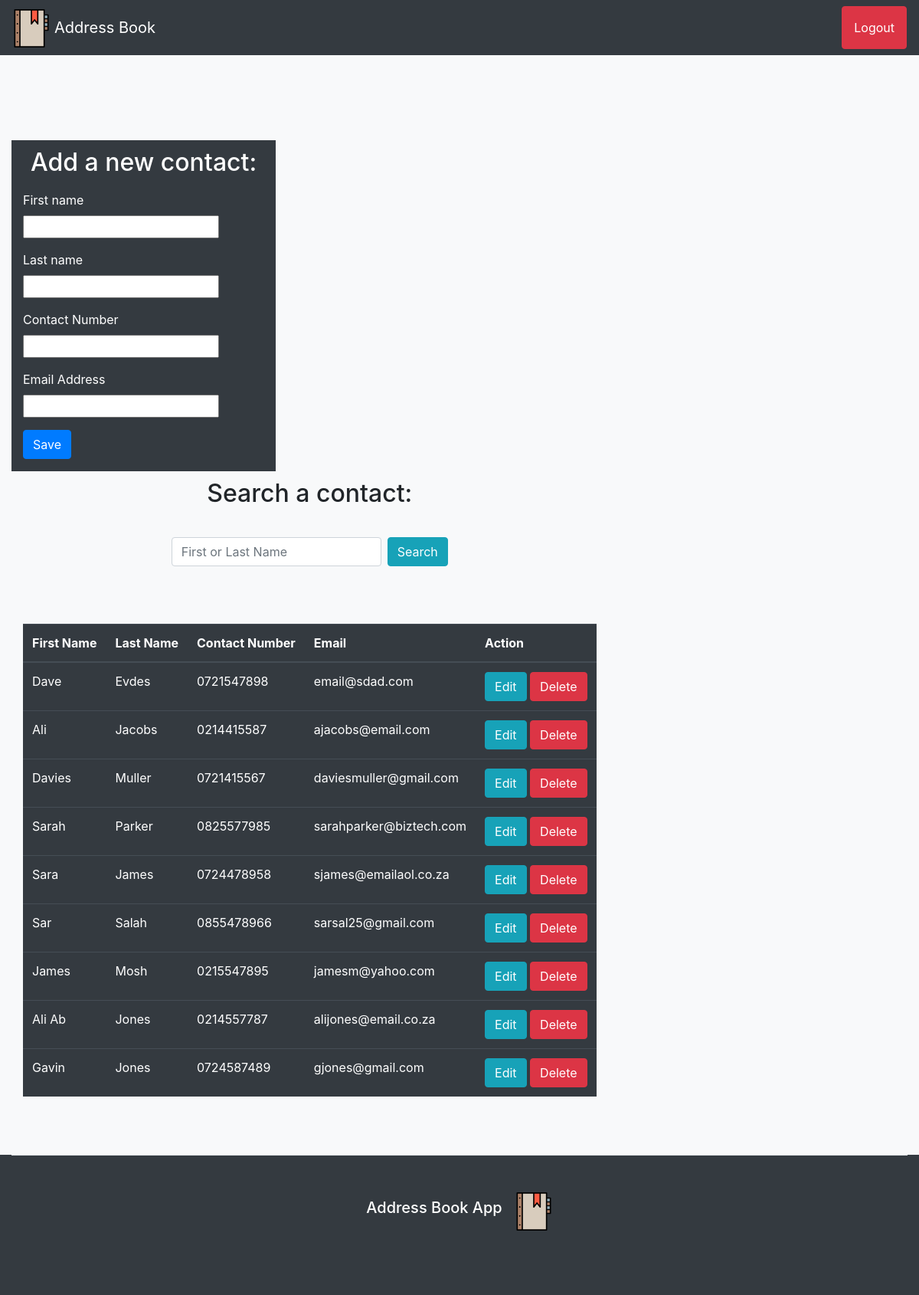
Screenshot of /addressBook.php (signed in) with the database file from the repository.
### tables this page shows
CREATE TABLE `contact` (
  `contact_id` int(11) NOT NULL AUTO_INCREMENT,
  `fname` varchar(100) DEFAULT NULL,
  `lname` varchar(100) DEFAULT NULL,
  `cnumber` varchar(100) DEFAULT NULL,
  `email` varchar(100) DEFAULT NULL,
  PRIMARY KEY (`contact_id`)
);

### process.php (called while the page is built, shortened)
<?php
$update = false;
$fname = "";
$lname = "";
$cnumber = "";
$email = "";
?>

### addressBook.php (the view, shortened to what this page needs)
<?php
include('process.php');
?>
<!DOCTYPE html>
<html lang="en">
<head>
    <link rel="stylesheet" href="https://stackpath.bootstrapcdn.com/bootstrap/4.3.1/css/bootstrap.min.css">
    <link rel="stylesheet" href="style.css">
</head>
<body class="bg-light">
<nav class="navbar navbar-expand-sm navbar-dark bg-dark">
<img class="mb-4" id="logo" src="assests\addressBook.svg" alt="" width="50" height="50">
  <a class="navbar-brand" id="logotxt" href="addressBook.php">Address Book</a>
<div class="navbar-collapse" id="navbarSupportedContent">
    <a href="logout.php" id="logoutbtn" class="btn d-flex justify-content-end btn-danger my-2 my-sm-0" role="button" aria-pressed="true">Logout</a>
</div>
</nav>
<div class="container">
        <div class="row marg">
          <div class="row formpadding">
        <div class="col-sm bg-dark">
          <h2 id="add">Add a new contact:</h2>
            <form action="process.php" method="post">
                <div class="form-group">
                <label>First name</label><br>
                <input type="text" name="fname" value="<?php echo $fname; ?>"></div>
                <div class="form-group">
                <label>Last name</label><br>
                <input type="text" name="lname" value="<?php echo $lname; ?>"></div>
                <div class="form-group">
                <label>Contact Number</label><br>
                <input type="number" name="cnumber" value="<?php echo $cnumber; ?>"></div>
                <div class="form-group">
                <label>Email Address</label><br>
                <input type="text" name="email" value="<?php echo $email; ?>"></div>
                <div class="form-group">
                <?php
                if ($update == true):
                ?>
                    <button type="submit" class=" btn btn-warning" name="update">Update</button>
                <?php else: ?>
                <button type="submit" class=" btn btn-primary" name="save">Save</button>
                <?php endif; ?>
                </div>
                </div>
            </div>
            <div class="row">
<div class="col-sm margright">
<h2 id="search">Search a contact:</h2>
<form action="addressBook.php" method="get" class="form-inline my-2 my-lg-0 d-flex justify-content-center">
      <input class="form-control mr-sm-2" type="text" name="search" placeholder="First or Last Name" aria-label="Search">
      <button class="btn btn-info my-2 my-sm-0" type="submit">Search</button>
    </form>
<?php
include('search.php');
?>
<?php    $result = $mysqli->query("SELECT * FROM contact") or die($mysqli->error);
        ?>
        <table class="table table-hover table-dark formmarg">
            <thead>
            <tr>
                <th>First Name</th>
                <th>Last Name</th>
                <th>Contact Number</th>
                <th>Email</th>
                <th colspan="2">Action</th>
            </tr>
            </thead>
        <?php
            while ($row = $result->fetch_assoc()): ?>
            <tr>
                <td><?php echo $row['fname']; ?></td>
                <td><?php echo $row['lname']; ?></td>
                <td><?php echo $row['cnumber']; ?></td>
                <td><?php echo $row['email']; ?></td>
                <td>
                    <a href="addressBook.php?edit=<?php echo $row['contact_id']; ?>"
                    class="btn btn-info">Edit</a>
                    <a href="process.php?delete=<?php echo $row['contact_id']; ?>"
                    class="btn btn-danger">Delete</a>
                </td>
            </tr>
            <?php endwhile; ?>
        </table>
</div>
</div>
        </div>
    </div>
<div class="container-fluid bg-dark margb">
<footer class="pt-4 my-md-5 pt-md-5 border-top bg-dark">
        <div class="row">
          <div class="col-sm-12 d-flex justify-content-center">
          <h2 class="navbar-brand text-white logo2" href="addressBook.php">Address Book App</h2>
          <img class="mb-4" src="assests\addressBook.svg" alt="" width="50" height="50">
          </div>
        </div>
      </footer>
</div>
</body>
</html>

### search.php (shortened to what this page needs)
<!DOCTYPE html>
<html lang="en">
<head>
    <link rel="stylesheet" href="https://stackpath.bootstrapcdn.com/bootstrap/4.3.1/css/bootstrap.min.css">
    <link rel="stylesheet" href="style.css">
</head>
<body>
</body>
</html>

### style.css (style rules this page uses)
.marg { margin-top: 10%; }
.margb { margin-bottom: 0 !important; padding-bottom: 0 !important; }
.formmarg { margin-top: 10%; }
#logoutbtn { color: white; padding: 15px; }
#add { padding: 10px; }
#search { text-align: center; margin-top: 10px; margin-bottom: 5%; }
.margb { margin-top: 5%; padding-bottom: 12px !important; }
#logo { margin-bottom: -2px !important; margin-right: 5px;; }
.formpadding { padding-right: 7% !important; color: white; }

### rows the page displays
contact: fname "Dave", lname "Evdes", cnumber "0721547898", email "email@sdad.com"
contact: fname "Ali", lname "Jacobs", cnumber "0214415587", email "ajacobs@email.com"
contact: fname "Davies", lname "Muller", cnumber "0721415567", email "daviesmuller@gmail.com"
contact: fname "Sarah", lname "Parker", cnumber "0825577985", email "sarahparker@biztech.com"
contact: fname "Sara", lname "James", cnumber "0724478958", email "sjames@emailaol.co.za"
contact: fname "Sar", lname "Salah", cnumber "0855478966", email "sarsal25@gmail.com"
contact: fname "James", lname "Mosh", cnumber "0215547895", email "jamesm@yahoo.com"
contact: fname "Ali Ab", lname "Jones", cnumber "0214557787", email "alijones@email.co.za"
contact: fname "Gavin", lname "Jones", cnumber "0724587489", email "gjones@gmail.com"
